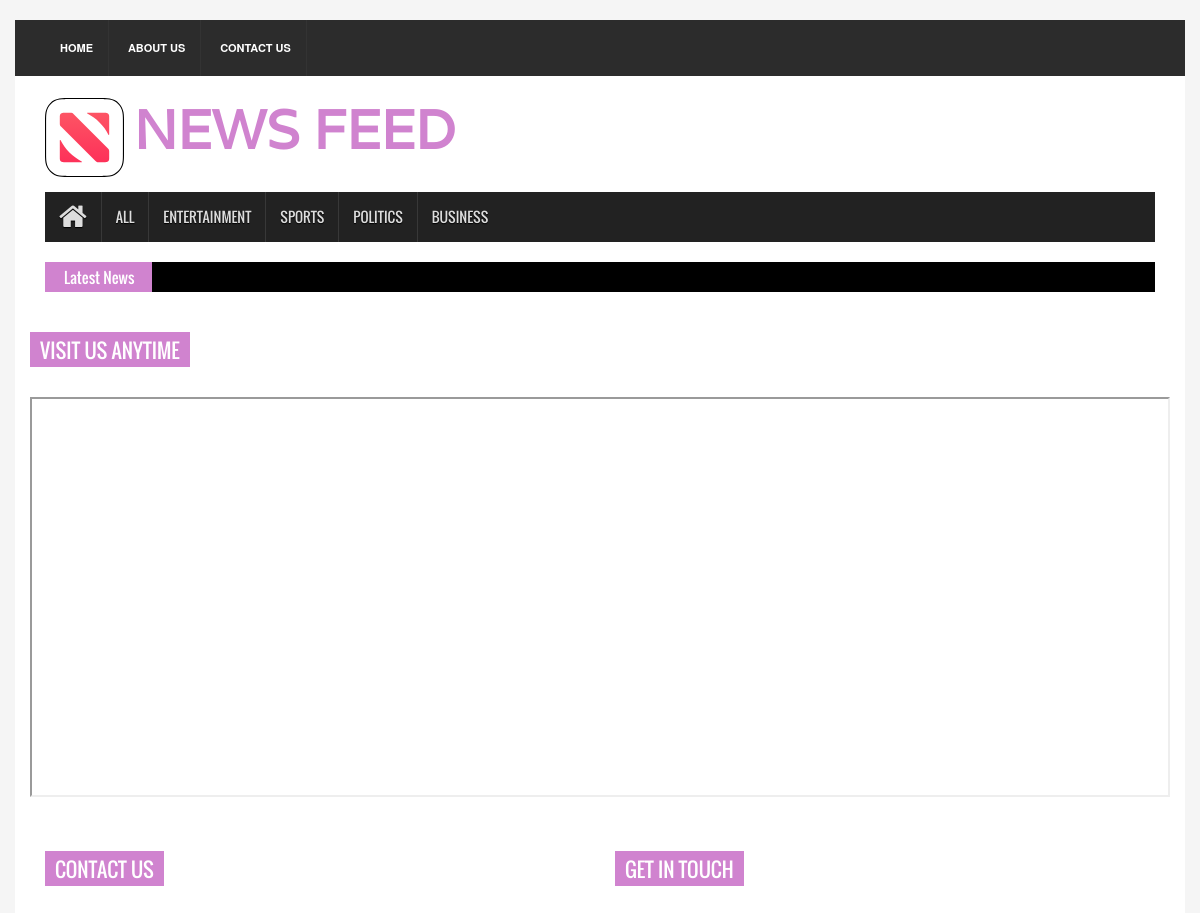
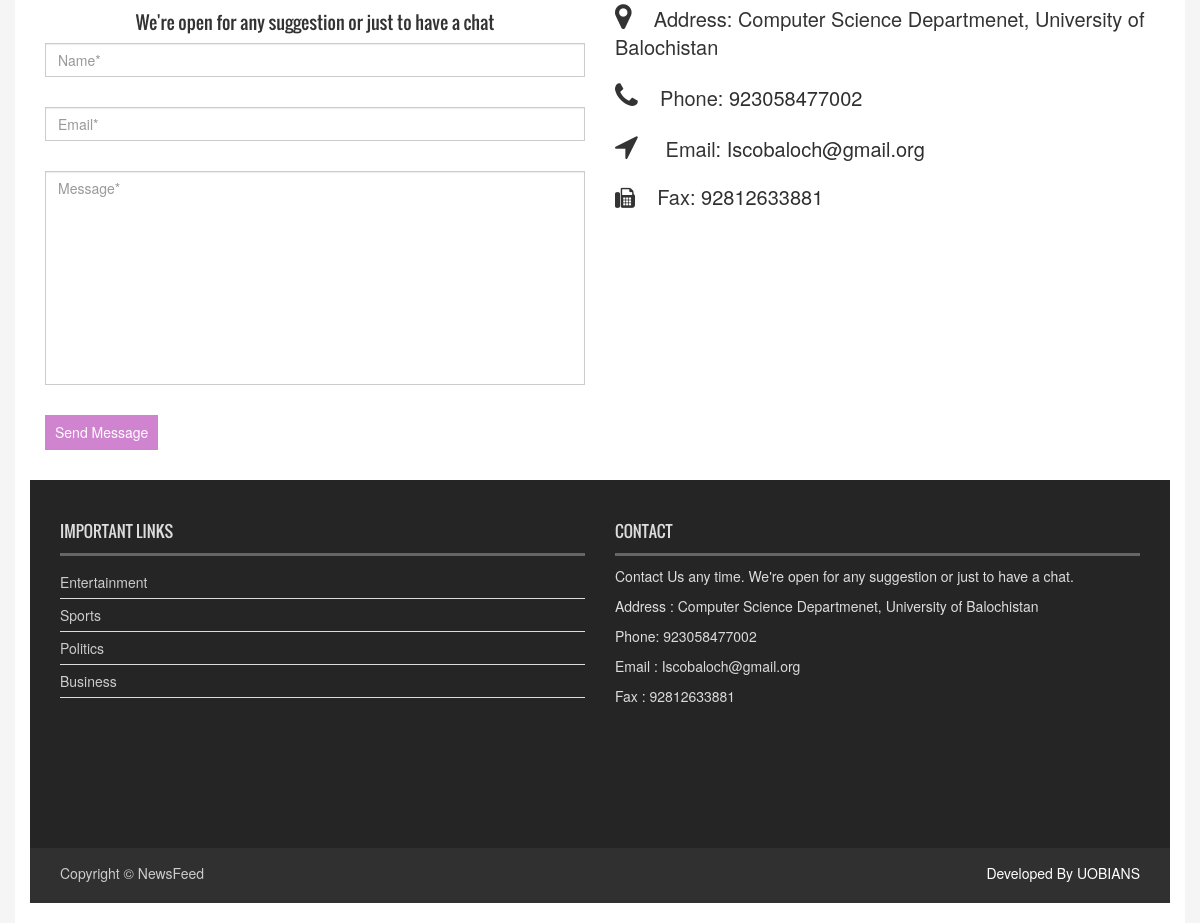
Page /contact-us on the committed database (2 pictures, top to bottom).
### models.py (models this page shows)
class Category(db.Model):
    __tablename__= 'category'
    cid = db.Column(db.Integer, primary_key=True)
    cname = db.Column(db.String(80), nullable=False)

class Tblcontact(db.Model):
    __tablename__ = 'contact'
    id = db.Column(db.Integer, primary_key=True)
    address = db.Column(db.String(150), nullable=False)
    phone = db.Column(db.String(15), nullable=False)
    email = db.Column(db.String(120), nullable=False)
    fax = db.Column(db.String(15), nullable=True)

### app.py (the view)
@app.route("/contact-us")
def contact():
    contact = Tblcontact.query.order_by(Tblcontact.id.desc()).limit(1).all()
    posts = Tblposts.query.order_by(Tblposts.ptime.desc()).all()
    random = Tblposts.query.order_by(func.random()).all()
    count = Category.query.count()
    posts_cat = Category.query.all()
    return render_template('/contact.html', posts=posts, random=random, contact=contact, count=count, posts_cat=posts_cat)

### templates/contact.html (shortened to what this page needs)
{% extends 'base.html' %}
 {% block body %}
<section id="contentSection">
    <div class="row">
        <div class="col-12">
         <div class="left_content">
          <div class="contact_area">
            <h2> Visit us anytime </h2>
                    {% for touch in contact %}
            <iframe src="https://www.google.com/maps?q={{touch.address}}&output=embed" style="border:3; height:400px; width:100%;" allowfullscreen="" loading="lazy"></iframe>
           </div>
        </div>
        </div>
      <div class="col-lg-6 col-md-6 col-sm-6">
        <div class="left_content">
          <div class="contact_area">
            <h2>Contact Us</h2>
            <h4 class="text-center">We're open for any suggestion or just to have a chat</h4>
            <form action="#" class="contact_form">
              <input class="form-control" type="text" placeholder="Name*">
              <input class="form-control" type="email" placeholder="Email*">
              <textarea class="form-control" cols="30" style="resize: none;" rows="10" placeholder="Message*"></textarea>
              <input type="submit" value="Send Message">
            </form>
          </div>
        </div>
      </div>
      <div class="col-lg-6 col-md-6 col-sm-6">
          <div class="right_content" style=" position: relative;">
            <div class="contact_area" style="font-size:20px;" >
              <h2>Get In Touch</h2>
              <p ><i style="font-size:29px;" class="fa fa-map-marker" aria-hidden="true"></i>
                &nbsp;&nbsp;
                Address: <span style="text-align: justify; width: 100px;">{{touch.address}} </span>
               </p>
              <p><i style="font-size:29px;" class="fa fa-phone" aria-hidden="true"></i>
                &nbsp;&nbsp; Phone: <a href="tel:{{touch.phone}}">{{touch.phone}}</a> </p>
                <p ><i style="font-size:29px;" class="fa fa-location-arrow fa-10x" aria-hidden="true"></i>
                &nbsp; &nbsp; Email: <a href = "mailto:{{touch.email}}"> {{touch.email}} </a></p>
                <p><i class="fa fa-fax" aria-hidden="true"></i>
                &nbsp;&nbsp; Fax: <a href="fax:<?php echo $fax; ?>">{{touch.fax}} </a>
              </p>
                {%endfor%}
            </div>
          </div>
      </div>
{% endblock %}

### templates/base.html (shortened to what this page needs)
<!DOCTYPE html>
<html>
<head>
<link rel="stylesheet" type="text/css" href="{{url_for('static', filename='assets/css/bootstrap.min.css')}}">
<link rel="stylesheet" type="text/css" href="{{url_for('static', filename='assets/css/font-awesome.min.css')}}">
<link rel="stylesheet" type="text/css" href="{{url_for('static', filename='assets/css/animate.css')}}">
<link rel="stylesheet" type="text/css" href="{{url_for('static', filename='assets/css/font.css')}}">
<link rel="stylesheet" type="text/css" href="{{url_for('static', filename='assets/css/li-scroller.css')}}">
<link rel="stylesheet" type="text/css" href="{{url_for('static', filename='assets/css/slick.css')}}">
<link rel="stylesheet" type="text/css" href="{{url_for('static', filename='assets/css/jquery.fancybox.css')}}">
<link rel="stylesheet" type="text/css" href="{{url_for('static', filename='assets/css/theme.css')}}">
<link rel="stylesheet" type="text/css" href="{{url_for('static', filename='assets/css/style.css')}}">
</head>
<body>
<div class="container-fluid">
  <header id="header">
    <div class="row">
      <div class="col-lg-12 col-md-12 col-sm-12">
        <div class="header_top">
          <div class="header_top_left">
            <ul class="top_nav ">
              <li {% if request.path == '/' %}class="active"{% endif %}><a href="{{url_for('home')}}">Home</a></li>
              <li><a href="{{url_for('about')}}">About us</a></li>
              <li><a href="{{url_for('contact')}}">Contact Us</a></li>
            </ul>
          </div>
          <div class="header_top_right">
            <p> <?php echo date("l, F d, Y" , strtotime("now") ); ?> </p>
          </div>
        </div>
      </div>
      <div class="col-lg-12 col-md-12 col-sm-12">
       <div class="header_bottom ">
          <a href="{{url_for('home')}}" class="logo"><img src="{{url_for('static', filename='upload/dp/logo.svg')}}" alt="">&nbsp;&nbsp;<span style="font-size: 120%">NEWS FEED</span> </a>
        </div>
      </div>
    </div>
  </header>
  <section id="navArea">
    <nav class="navbar navbar-inverse" role="navigation">
      <div id="navbar" class="navbar-collapse collapse">
        <ul class="nav navbar-nav main_nav">
          <li {% if request.path == '/' %}class="active"{% endif %}><a href="{{url_for('home')}}"><span class="fa fa-home desktop-home"></span><span class="mobile-show">Home</span></a></li>
         <li {% if request.path == '/all-posts' %}class="active"{% endif %}> <a href="{{url_for('all_posts')}}">All</a>  </li>
                    {% for cat in posts_cat%}
            <li {% if request.path =='/read-category/'+cat.cname%} class="active" {% endif %}><a href="/read-category/{{cat.cname}}">{{cat.cname}}</a></li>
                    {% endfor %}
        </ul>
      </div>
    </nav>
  </section>
  <section id="newsSection">
    <div class="row">
      <div class="col-lg-12 col-md-12">
        <div class="latest_newsarea"> <span>Latest News</span>
    </div>
  </section>
   {% block body %} {% endblock %}
  <footer id="footer">
    <div class="footer_top">
      <div class="row">
        <div class="col-lg-6 col-md-6 col-sm-12">
          <div class="footer_widget wow fadeInDown">
            <h2>Important Links</h2>
            {% for cat in posts_cat%}
            <ul class="tag_nav">
                 <li><a href="../read-category/{{cat.cname}}">{{cat.cname.capitalize()}}</a></li>
 {% endfor %}
            </ul>
          </div>
        </div>
        <div class="col-lg-6 col-md-6 col-sm-12">
          <div class="footer_widget wow fadeInRightBig">
            <h2>Contact</h2>
            <p>Contact Us any time. We're open for any suggestion or just to have a chat.</p>
            <address>
            {% for ct in contact %}
              <P> Address : {{ct.address}}</P>
              <P>  Phone: <a  style="color:rgb(218,218,218);" href="{{ct.phn}}">{{ct.phone}}</a></P>
              <p>Email : <a style="color:rgb(218,218,218);" href = "mailto:{{ct.email}}"> {{ct.email}} </a> </p>
              <p>Fax : <a style="color:rgb(218,218,218);" href="fax:{{ct.fax}}"> {{ct.fax}} </a> </p>
           {% endfor %}
            </address>
          </div>
        </div>
      </div>
    </div>
    <div class="footer_bottom">
      <p class="copyright">Copyright &copy; <?php echo date("Y" , strtotime("now") ); ?> <a href="{{url_for('home')}}">NewsFeed</a></p>
      <p class="developer" style="color:white;">Developed By UOBIANS</p>
    </div>
  </footer>
</div>
</body>
</html>

### static/assets/css/theme.css (style rules this page uses)
.logo > span { color:#d083cf }
.latest_newsarea span { background:none repeat scroll 0 0 #d083cf }
.contact_area > h2 { background-color:#d083cf }
.contact_form input[type="submit"] { background-color:#d083cf }

### static/assets/css/style.css (style rules this page uses)
body { background:#f5f5f5 }
ul { padding:0; margin:0; list-style:none }
a { text-decoration:none; color:#2f2f2f }
h1, h2, h3, h4, h5, h6 { font-family:'Oswald',sans-serif }
h2 { line-height:23px }
img { border:none }
#header { display:inline; float:left; width:100%; margin-top:20px }
.header_top { background-color:#2c2c2c; display:inline; float:left; padding:0 30px; width:100% }
.header_top_left { float:left; display:inline; width:50% }
.top_nav { text-align:left }
.top_nav li { display:inline-block }
.top_nav li a { display:inline-block; border-right:1px solid #333; color:#fff; font-size:11px; font-weight:bold; padding:20px 15px; text-transform:uppercase; -webkit-transition:all 0.5s; -o-transition:all 0.5s; transition:all 0.5s }
.header_top_right { float:left; display:inline; width:50%; text-align:right }
.header_top_right > p { color:#fff; display:inline-block; float:right; font:bold 12px sans-serif; margin-bottom:0; padding-bottom:20px; padding-right:8px; padding-top:20px }
.header_bottom { background-color:#fff; display:inline; float:left; padding:15px 30px 15px; width:100% }
.logo { font-size:45px; font-weight:bold; color:#000; font-family:'Varela',sans-serif }
.logo img { max-width:100% }
.logo > span { margin-left:-14px }
#navArea { float:left; display:inline; width:100%; padding:0 30px; background-color:#fff }
.navbar { border:medium none; border-radius:0 }
.navbar-inverse .navbar-nav > li > a { border-left:1px solid #383838; color:#ddd; font-family:'Oswald',sans-serif; display:inline-block; height:50px; line-height:50px; padding:0 14px; text-shadow:0 1px 1px #000; text-transform:uppercase; -webkit-transition:all 0.5s; -mz-transition:all 0.5s; -ms-transition:all 0.5s; -o-transition:all 0.5s; transition:all 0.5s }
.navbar-inverse .navbar-nav > li:first-child a { border:none }
.navbar-collapse { padding-left:0 }
.desktop-home { display:block; font-size:30px; margin-top:10px }
#newsSection { float:left; display:inline; width:100%; padding:0 30px; background-color:#fff; padding-bottom:20px }
.latest_newsarea { float:left; display:inline; width:100%; background-color:#000; position:relative }
.latest_newsarea span { color:#fff; font-family:Oswald,sans-serif; font-size:15px; left:0; line-height:1.8em; margin-right:20px; overflow:hidden; padding:2px 18px 1px 19px; position:absolute; z-index:15 }
#contentSection { float:left; display:inline; width:100%; background-color:#fff; padding:0 30px }
.left_content { float:left; display:inline; width:100% }
.right_content { float:left; display:inline; width:100%; min-height:300px }
#footer { display:inline; float:left; width:100%; margin-bottom:20px }
.footer_top { background-color:#252525; color:#ddd; display:inline; float:left; padding:10px 30px 48px; width:100% }
.footer_widget { display:inline; float:left; width:100%; min-height:310px }
.footer_widget > h2 { border-bottom:3px solid #666; font-family:Oswald,arial,Georgia,serif; font-size:16px; padding:10px 0; text-transform:uppercase }
.tag_nav li a { border-bottom:1px solid #ddd; color:#ccc; display:block; padding:6px 6px 6px 0; -webkit-transition:all 0.5s; -o-transition:all 0.5s; transition:all 0.5s }
.footer_bottom { float:left; display:inline; width:100%; padding:10px 30px; background-color:#303030; color:#ccc }
.copyright { float:left; width:50%; padding-top:5px; text-align:left }
.copyright a { color:#ccc }
.developer { float:right; width:50%; text-align:right; padding-top:5px; color:#222 }
.contact_area { float:left; display:inline; width:100%; margin-bottom:30px }
.contact_area > h2 { color:#fff; display:inline-block; font-size:20px; padding:7px 10px 5px; text-transform:uppercase; margin-bottom:30px }
.contact_area > p { margin-bottom:20px }
.contact_form input[type="text"], .contact_form input[type="email"], .contact_form textarea { border-radius:0; margin-bottom:30px }
.contact_form input[type="submit"] { border:medium none; color:#fff; height:35px; padding:5px 10px; -webkit-transition:all 0.5s; -o-transition:all 0.5s; transition:all 0.5s }

### rows in the picture
Category: cname "ENTERTAINMENT", cname "Entertainment"
Category: cname "SPORTS", cname "Sports"
Category: cname "POLITICS", cname "Politics"
Category: cname "BUSINESS", cname "Business"
Tblcontact: address "Computer Science Departmenet, University of Balochistan", phone "923058477002", email "Iscobaloch@gmail.org", fax "92812633881"
